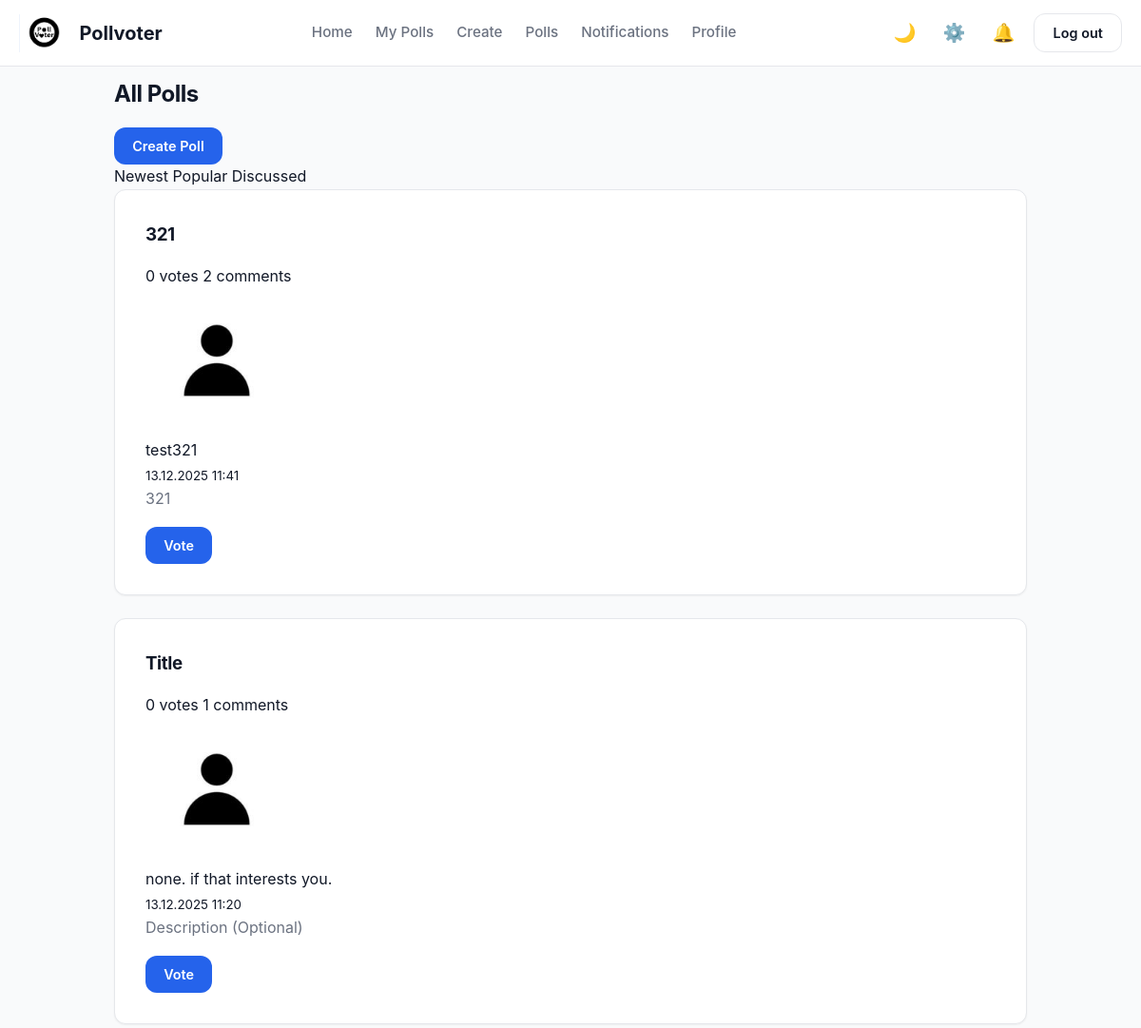
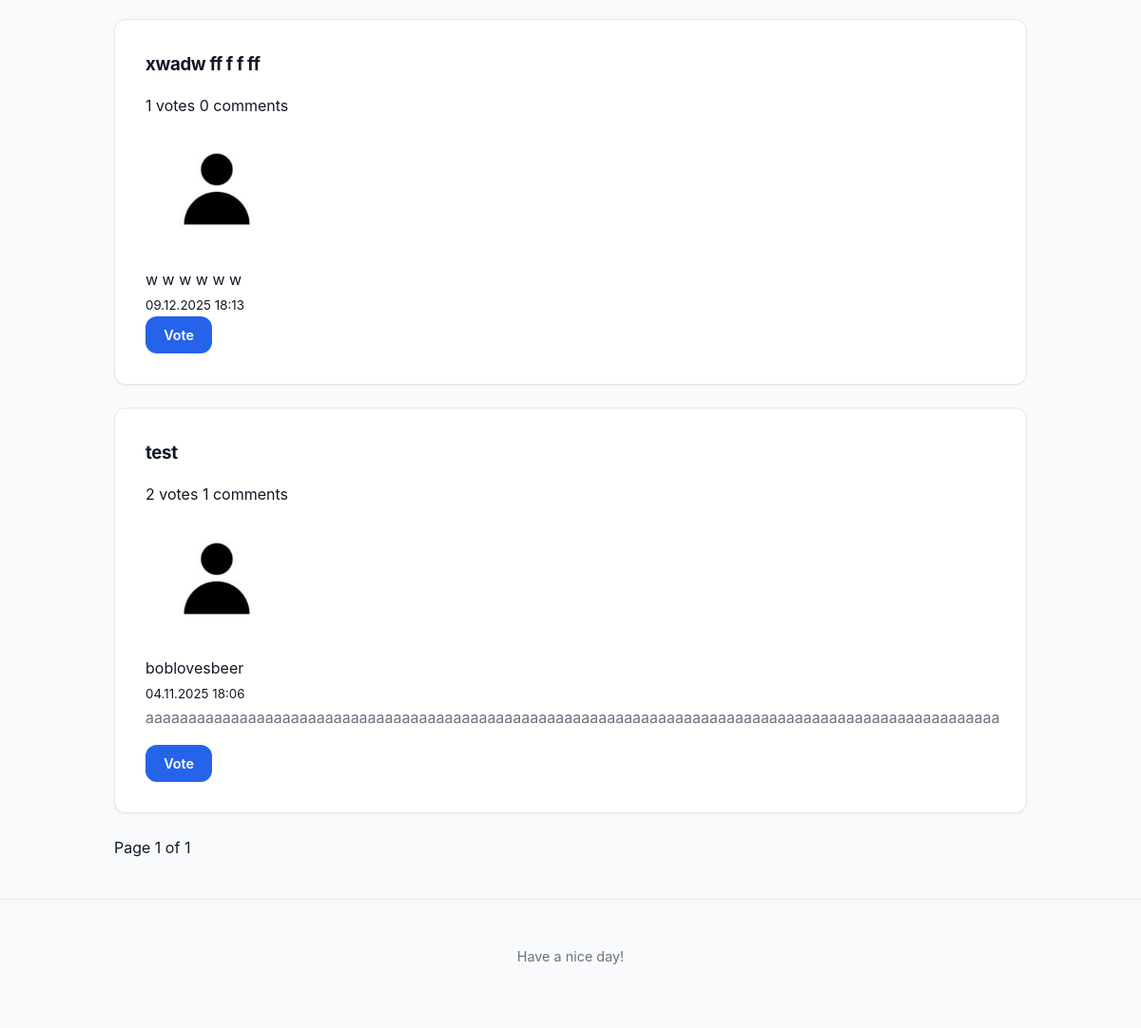
Page /polls (signed in) on the earlier database version (2 pictures, top to bottom).
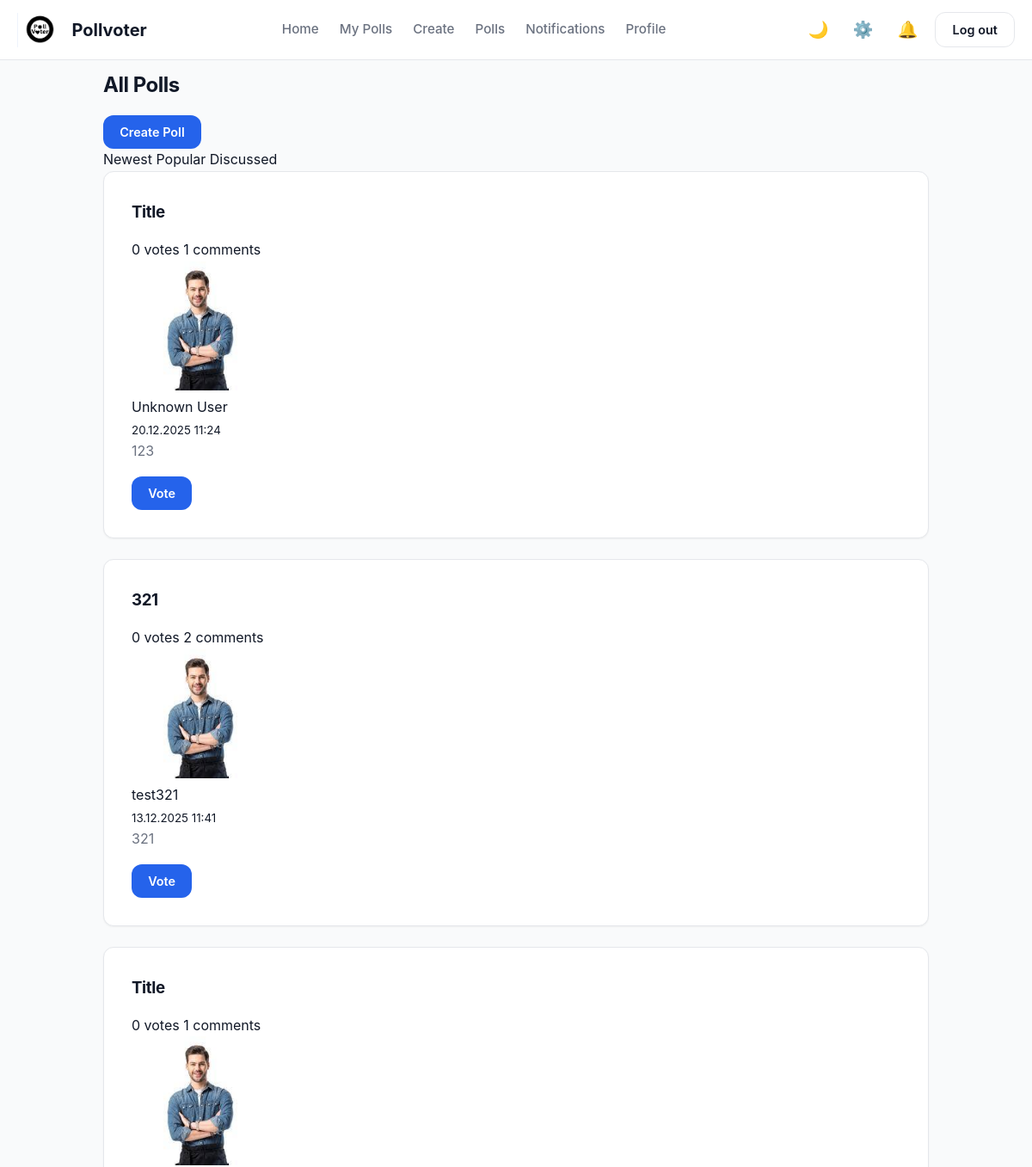
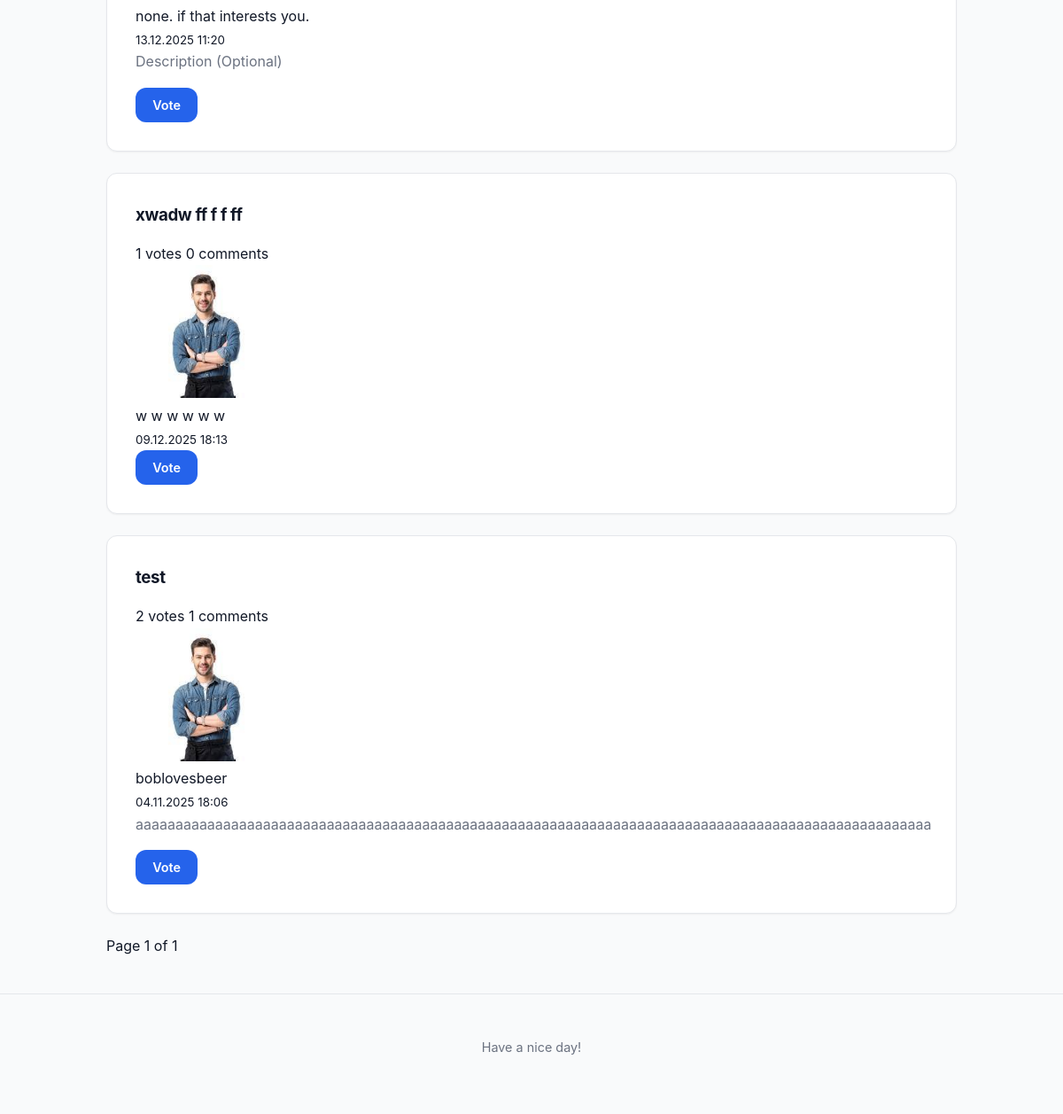
Same page on the later database version (2 pictures, top to bottom).
### app/models.py (models this page shows, shortened)
class Poll(db.Model):
    __tablename__ = "poll"
    id = Column(Integer, primary_key=True)
    title = Column(Text, nullable=False)
    description = Column(String(120))
    created_at = Column(DateTime, default=datetime.now)
    user_id = Column(Integer, ForeignKey("user.id"), nullable=False)
    author = relationship("User", back_populates="polls")
    comments = relationship("Comment", back_populates="poll", cascade="all, delete-orphan")
    options = relationship("PollOption", back_populates="poll", cascade="all, delete-orphan")
    votes = relationship("Vote", back_populates="poll", cascade="all, delete-orphan")
    def getvotecount(self):
        return len(self.votes)

class User(UserMixin, db.Model):
    __tablename__ = "user"
    id = Column(Integer, primary_key=True)
    username = Column(String(20), unique=True, nullable = False)
    created_at = Column(DateTime, default=datetime.now)
    full_name = Column(String(20))
    bio = Column(String(100))
    pfp = Column(Text)
    password_hash = Column(Text)
    is_admin = Column(Boolean, default = False)
    polls = relationship("Poll", back_populates="author")
    votes = relationship("Vote", back_populates="user")
    comments = relationship("Comment", back_populates="author")
    def getpfp(self):
        if self.pfp:
            return f"/static/uploads/pfp/{self.pfp}"
        else:
            return f"/static/uploads/pfp/default.jpg"
    blocked = relationship(
        "User", secondary=blocklist,
        primaryjoin=(blocklist.c.blocker_id == id),
        secondaryjoin=(blocklist.c.blocked_id == id),
        backref=db.backref("blocked_by", lazy="dynamic"),
        lazy="dynamic"
    )
    followed = relationship(
        "User", secondary=followers,
        primaryjoin=(followers.c.follower_id == id),
        secondaryjoin=(followers.c.followed_id == id),
        backref=db.backref("followers", lazy="dynamic"),
        lazy="dynamic"
    )

### app/routes.py (the view)
@polls.route('/polls')
@login_required
def listpolls():
    sort_by = request.args.get('sort_by', 'newest', type=str)
    page = request.args.get('page', 1, type=int)
    blocked_ids = [user.id for user in current_user.blocked]
    blocked_by_ids = [user.id for user in current_user.blocked_by]
    exclude_ids = blocked_ids + blocked_by_ids
    query = Poll.query.filter(Poll.user_id.notin_(exclude_ids))
    if sort_by == 'popular':
        query = query.outerjoin(Vote).group_by(Poll.id).order_by(db.func.count(Vote.id).desc())
    elif sort_by == 'discussed':
        query = query.outerjoin(Comment).group_by(Poll.id).order_by(db.func.count(Comment.id).desc())
    else:
        query = query.order_by(Poll.created_at.desc())
    polls = query.paginate(page=page, per_page=5)
    return render_template('polls.html', polls=polls, sort_by=sort_by)

### app/__init__.py (called while the page is built)
def create_app():
    app = Flask(__name__)
    app.config['SECRET_KEY'] = 'your_secret_key'
    app.config['SQLALCHEMY_DATABASE_URI'] = 'sqlite:///pollvoter.db'
    app.config['SQLALCHEMY_TRACK_MODIFICATIONS'] = False
    app.config["UPLOAD_FOLDER"] = "static/uploads"
    app.config["PFP_FOLDER"] =  "app/static/uploads/pfp"
    db.init_app(app)
    login_manager.init_app(app)
    migrate.init_app(app, db)
    app.register_blueprint(auth)
    app.register_blueprint(main)
    app.register_blueprint(polls)
    app.register_blueprint(admin)
    @login_manager.user_loader
    def load_user(userid):
        return User.query.get(int(userid))
    return app

### app/routes.py (called while the page is built)
@main.app_context_processor
def dropdown_notifications():
    if current_user.is_authenticated:
        unread_count = Notification.query.filter_by(recipient_id = current_user.id, is_read = False).count()
        latest_notifs = Notification.query.filter_by(recipient_id = current_user.id).order_by(Notification.created_at.desc()).limit(5).all()
        return dict(unread_count = unread_count, latest_notifs = latest_notifs)
    return dict(unread_count = 0, latest_notifs = [])

### app/templates/polls.html (shortened to what this page needs)
{% extends "base.html" %}
{% block content %}
<div class="polls-header">
    <h2>All Polls</h2>
    <a href="{{ url_for('polls.create_poll') }}" class="btn btn-primary">Create Poll</a>
</div>
<div class="sort-options">
    <a href="{{url_for('polls.listpolls', sort_by = 'newest')}}">Newest</a>
    <a href="{{url_for('polls.listpolls', sort_by = 'popular')}}">Popular</a>
    <a href="{{url_for('polls.listpolls', sort_by = 'discussed')}}">Discussed</a>
</div>
{% if polls.items %}
    {% for poll in polls.items %}
    <div class="poll-card">
        <div class="poll-header">
            <h3><a href="{{ url_for('polls.poll_detail', poll_id=poll.id) }}">{{ poll.title }}</a></h3>
            <span class="poll-stats">
                 {{ poll.getvotecount() }} votes
                 {{ poll.comments|length }} comments
            </span>
        </div>
        <div class="poll-author">
            <div class="user-avatar"><img src="{{ current_user.getpfp() }}" alt="Profile Picture" width="150" height="150"></div>
            <div>
                <div class="author-name">{{ poll.author.full_name if poll.author.full_name else poll.author.username }}</div>
                <small class="poll-date">{{ poll.created_at.strftime('%d.%m.%Y %H:%M') }}</small>
            </div>
        </div>
        {% if poll.description %}
        <p class="poll-description">{{ poll.description }}</p>
        {% endif %}
        <div class="poll-actions">
            <a href="{{ url_for('polls.poll_detail', poll_id=poll.id) }}" class="btn btn-primary">Vote</a>
        </div>
    </div>
    {% endfor %}
    <div class="pagination">
        <span class="page-info">Page {{ polls.page }} of {{ polls.pages }}</span>
    </div>
{% else %}
    <div class="no-polls">
        <p>There are no polls yet. <a href="{{ url_for('polls.create_poll') }}">Create the first one!</a></p>
    </div>
{% endif %}
{% endblock %}

### app/templates/base.html (shortened to what this page needs)
<!DOCTYPE html>
<html lang="en">
<head>
    <link rel="stylesheet" href="{{url_for('static', filename='styles.css')}}">
</head>
<body>
    {% set unread_count = unread_count if unread_count is defined else 0 %}
<nav class="navbar">
    <div class="navcontainer">
        <a href="{{url_for('main.home')}}" class="navbar-brand">
            <img src="{{url_for('static', filename = 'Pollvoter.png')}}" alt="Logo" class="logoimage">
            <span class="brand-text">Pollvoter</span>
        </a>
        <div class="nav-links">
            {%if current_user.is_authenticated%}
                <a href="{{url_for('main.home')}}">Home</a>
                <a href="{{url_for('polls.my_polls')}}">My Polls</a>
                <a href="{{url_for('polls.create_poll')}}">Create</a>
                <a href="{{url_for('polls.listpolls')}}">Polls</a>
                <a href="{{url_for('main.notifications')}}">Notifications</a>
                <a href="{{url_for('main.profile')}}">Profile</a>
            {%endif%}
        </div>
        <div class="nav-controls">
            <button id="toggledarkmode" class="icon-btn" title="Toggle Theme">🌙</button>
            <button class="icon-btn" title="Settings">⚙️</button>
            <div class="notification-dropdown-container">
                <button class="icon-btn" id="notification-toggle">
                    🔔
                </button>
            </div>
            {%if current_user.is_authenticated%}
                <a href="{{url_for('auth.logout')}}" class="btn btn-sm btn-outline">Log out</a>
            {%else%}
                <a href="{{url_for('auth.login')}}" class="btn btn-sm">Login</a>
                <a href="{{url_for('auth.register')}}" class="btn btn-sm btn-primary">Register</a>
            {%endif%}
        </div>
    </div>
</nav>
    <div class="main-container">
        {%block content%}{%endblock%}
    </div>
    <footer>
        <p>Have a nice day!</p>
    </footer>
</body>
</html>

### app/static/styles.css (style rules this page uses)
:root { --bg-body: #F9FAFB; --bg-card: #FFFFFF; --bg-nav: rgba(255, 255, 255, 0.9); --text-main: #111827; --text-muted: #6B7280; --primary: #2563EB; --primary-hover: #1D4ED8; --border-subtle: #E5E7EB; --shadow-sm: 0 1px 2px 0 rgba(0, 0, 0, 0.05); --shadow-md: 0 4px 6px -1px rgba(0, 0, 0, 0.1), 0 2px 4px -1px rgba(0, 0, 0, 0.06); --shadow-lg: 0 10px 15px -3px rgba(0, 0, 0, 0.1); --radius-md: 12px; --radius-full: 9999px; }
* { box-sizing: border-box; margin: 0; padding: 0; }
body { background-color: var(--bg-body); color: var(--text-main); font-family: 'Inter', system-ui, -apple-system, sans-serif; line-height: 1.6; transition: background-color 0.3s ease, color 0.3s ease; -webkit-font-smoothing: antialiased; }
a { text-decoration: none; color: inherit; transition: color 0.2s; }
.main-container { max-width: 1000px; margin: 80px auto 40px; padding: 0 20px; min-height: 80vh; }
.navbar { position: fixed; top: 0; left: 0; width: 100%; height: 70px; background-color: var(--bg-nav); backdrop-filter: blur(10px); border-bottom: 1px solid var(--border-subtle); z-index: 1000; }
.navcontainer { max-width: 1200px; margin: 0 auto; height: 100%; display: flex; justify-content: space-between; align-items: center; padding: 0 20px; }
.navbar-brand { display: flex; align-items: center; gap: 12px; font-weight: 700; font-size: 1.25rem; color: var(--text-main); }
.logoimage { height: 40px; width: auto; }
.nav-links { display: flex; gap: 24px; }
.nav-links a { font-weight: 500; font-size: 0.95rem; color: var(--text-muted); }
.nav-controls { display: flex; align-items: center; gap: 12px; }
.icon-btn { background: transparent; border: none; font-size: 1.2rem; cursor: pointer; padding: 8px; border-radius: 50%; display: flex; align-items: center; justify-content: center; color: var(--text-muted); transition: all 0.2s; position: relative; }
.btn { display: inline-block; padding: 0.5rem 1.2rem; border-radius: var(--radius-md); font-weight: 600; font-size: 0.9rem; cursor: pointer; border: none; transition: transform 0.1s ease, box-shadow 0.2s ease; }
.btn-primary { background-color: var(--primary); color: white; }
.btn-outline { background: transparent; border: 1px solid var(--border-subtle); color: var(--text-main); }
.notification-dropdown-container { position: relative; }
.poll-card, .card, .profile-container, .auth-box { background-color: var(--bg-card); border-radius: var(--radius-md); padding: 2rem; margin-bottom: 1.5rem; border: 1px solid var(--border-subtle); box-shadow: var(--shadow-sm); transition: transform 0.2s ease, box-shadow 0.2s ease; }
h1, h2, h3 { color: var(--text-main); margin-bottom: 1rem; font-weight: 700; letter-spacing: -0.02em; }
p { color: var(--text-muted); margin-bottom: 1rem; }
footer { text-align: center; padding: 3rem 0; color: var(--text-muted); font-size: 0.9rem; border-top: 1px solid var(--border-subtle); margin-top: auto; }

Differences in the rows shown:
added Poll: title "Title", getvotecount "0", comments|length "1", getpfp (picture), author "Unknown User", created_at "20.12.2025 11:24", description "123"
changed through a linked row, Poll "test321": getpfp: picture added in place of a placeholder
changed through a linked row, Poll "Description (Optional)": getpfp: picture added in place of a placeholder
changed through a linked row, Poll "xwadw ff f f ff": getpfp: picture added in place of a placeholder
changed through a linked row, Poll "test": getpfp: picture added in place of a placeholder
